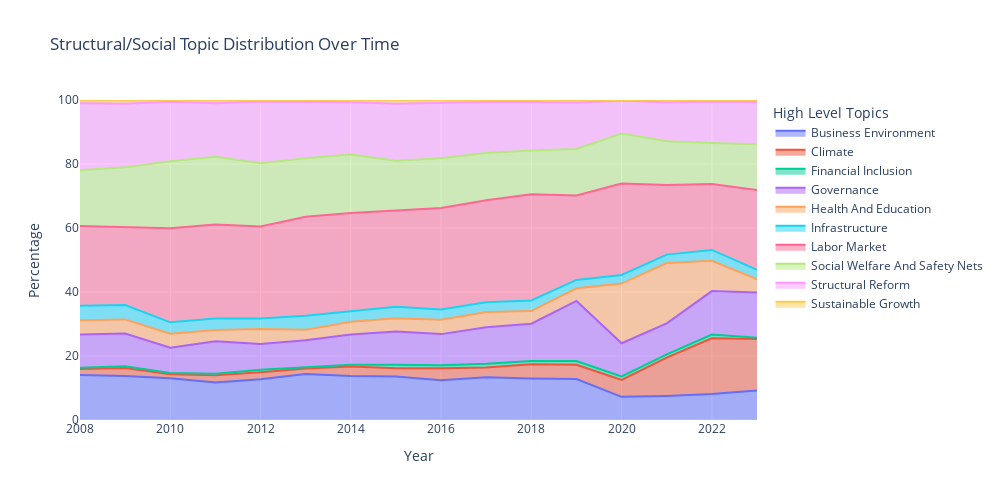

Source (notebook cell):
### Code cell
fig = px.area(collapsed_df, 
              x="Year", 
              y="File_Name", 
              color="level_1", 
              line_group="level_1",
              height=500,
              width=1000,
              title='Structural/Social Topic Distribution Over Time',
              )
fig.update_layout(legend=dict(
                            title=dict(
                                text='High Level Topics',
                                font=dict(size=14)  # Optional: set the font size
                            ),),
                        yaxis=dict(
                                    title='Percentage',  # Optional: Set the y-axis title
                                    range=[0, 100]  # Set the y-axis range from 0 to 100
                                ),
    
                    )

fig.show()

### Figure 1 — Plotly figure (JSON) as saved in the notebook; plotly's stock layout.template omitted (floating-point values rounded to 4 significant figures)
{"data": [{"fillpattern": {"shape": ""}, "hovertemplate": "level_1=Business Environment<br>Year=%{x}<br>File_Name=%{y}<extra></extra>", "legendgroup": "Business Environment", "line": {"color": "#636efa"}, "marker": {"symbol": "circle"}, "mode": "lines", "name": "Business Environment", "orientation": "v", "showlegend": true, "stackgroup": "1", "type": "scatter", "x": [2008, 2009, 2010, 2011, 2012, 2013, 2014, 2015, 2016, 2017, 2018, 2019, 2020, 2021, 2022, 2023], "xaxis": "x", "y": [14.07, 13.78, 13.05, 11.73, 12.76, 14.36, 13.71, 13.61, 12.45, 13.35, 12.95, 12.8, 7.236, 7.535, 8.087, 9.187], "yaxis": "y"}, {"fillpattern": {"shape": ""}, "hovertemplate": "level_1=Climate<br>Year=%{x}<br>File_Name=%{y}<extra></extra>", "legendgroup": "Climate", "line": {"color": "#EF553B"}, "marker": {"symbol": "circle"}, "mode": "lines", "name": "Climate", "orientation": "v", "showlegend": true, "stackgroup": "1", "type": "scatter", "x": [2008, 2009, 2010, 2011, 2012, 2013, 2014, 2015, 2016, 2017, 2018, 2019, 2020, 2021, 2022, 2023], "xaxis": "x", "y": [1.846, 2.493, 1.283, 2.228, 2.166, 1.7, 2.973, 2.549, 3.736, 3.027, 4.483, 4.448, 5.318, 11.98, 17.46, 16.11], "yaxis": "y"}, {"fillpattern": {"shape": ""}, "hovertemplate": "level_1=Financial Inclusion<br>Year=%{x}<br>File_Name=%{y}<extra></extra>", "legendgroup": "Financial Inclusion", "line": {"color": "#00cc96"}, "marker": {"symbol": "circle"}, "mode": "lines", "name": "Financial Inclusion", "orientation": "v", "showlegend": true, "stackgroup": "1", "type": "scatter", "x": [2008, 2009, 2010, 2011, 2012, 2013, 2014, 2015, 2016, 2017, 2018, 2019, 2020, 2021, 2022, 2023], "xaxis": "x", "y": [0.4456, 0.554, 0.3538, 0.5002, 0.7483, 0.4533, 0.5945, 1.137, 0.934, 1.182, 0.9888, 1.153, 1.046, 1.01, 1.186, 0.4267], "yaxis": "y"}, {"fillpattern": {"shape": ""}, "hovertemplate": "level_1=Governance<br>Year=%{x}<br>File_Name=%{y}<extra></extra>", "legendgroup": "Governance", "line": {"color": "#ab63fa"}, "marker": {"symbol": "circle"}, "mode": "lines", "name": "Governance", "orientation": "v", "showlegend": true, "stackgroup": "1", "type": "scatter", "x": [2008, 2009, 2010, 2011, 2012, 2013, 2014, 2015, 2016, 2017, 2018, 2019, 2020, 2021, 2022, 2023], "xaxis": "x", "y": [10.38, 10.18, 7.873, 10.14, 8.074, 8.425, 9.433, 10.35, 9.714, 11.44, 11.67, 18.8, 10.37, 9.657, 13.56, 14.11], "yaxis": "y"}, {"fillpattern": {"shape": ""}, "hovertemplate": "level_1=Health And Education<br>Year=%{x}<br>File_Name=%{y}<extra></extra>", "legendgroup": "Health And Education", "line": {"color": "#FFA15A"}, "marker": {"symbol": "circle"}, "mode": "lines", "name": "Health And Education", "orientation": "v", "showlegend": true, "stackgroup": "1", "type": "scatter", "x": [2008, 2009, 2010, 2011, 2012, 2013, 2014, 2015, 2016, 2017, 2018, 2019, 2020, 2021, 2022, 2023], "xaxis": "x", "y": [4.456, 4.432, 4.423, 3.502, 4.726, 3.249, 3.964, 4.157, 4.483, 4.756, 3.955, 3.93, 18.66, 18.87, 9.443, 4.242], "yaxis": "y"}, {"fillpattern": {"shape": ""}, "hovertemplate": "level_1=Infrastructure<br>Year=%{x}<br>File_Name=%{y}<extra></extra>", "legendgroup": "Infrastructure", "line": {"color": "#19d3f3"}, "marker": {"symbol": "circle"}, "mode": "lines", "name": "Infrastructure", "orientation": "v", "showlegend": true, "stackgroup": "1", "type": "scatter", "x": [2008, 2009, 2010, 2011, 2012, 2013, 2014, 2015, 2016, 2017, 2018, 2019, 2020, 2021, 2022, 2023], "xaxis": "x", "y": [4.519, 4.501, 3.538, 3.638, 3.23, 4.382, 3.329, 3.608, 3.176, 3.056, 3.329, 2.636, 2.703, 2.626, 3.414, 2.861], "yaxis": "y"}, {"fillpattern": {"shape": ""}, "hovertemplate": "level_1=Labor Market<br>Year=%{x}<br>File_Name=%{y}<extra></extra>", "legendgroup": "Labor Market", "line": {"color": "#FF6692"}, "marker": {"symbol": "circle"}, "mode": "lines", "name": "Labor Market", "orientation": "v", "showlegend": true, "stackgroup": "1", "type": "scatter", "x": [2008, 2009, 2010, 2011, 2012, 2013, 2014, 2015, 2016, 2017, 2018, 2019, 2020, 2021, 2022, 2023], "xaxis": "x", "y": [24.89, 24.24, 29.37, 29.38, 28.75, 30.98, 30.68, 30.08, 31.76, 31.85, 33.19, 26.38, 28.6, 21.74, 20.61, 24.9], "yaxis": "y"}, {"fillpattern": {"shape": ""}, "hovertemplate": "level_1=Social Welfare And Safety Nets<br>Year=%{x}<br>File_Name=%{y}<extra></extra>", "legendgroup": "Social Welfare And Safety Nets", "line": {"color": "#B6E880"}, "marker": {"symbol": "circle"}, "mode": "lines", "name": "Social Welfare And Safety Nets", "orientation": "v", "showlegend": true, "stackgroup": "1", "type": "scatter", "x": [2008, 2009, 2010, 2011, 2012, 2013, 2014, 2015, 2016, 2017, 2018, 2019, 2020, 2021, 2022, 2023], "xaxis": "x", "y": [17.44, 18.77, 21.01, 21.15, 19.77, 18.25, 18.27, 15.49, 15.57, 14.79, 13.68, 14.52, 15.61, 13.7, 12.78, 14.33], "yaxis": "y"}, {"fillpattern": {"shape": ""}, "hovertemplate": "level_1=Structural Reform<br>Year=%{x}<br>File_Name=%{y}<extra></extra>", "legendgroup": "Structural Reform", "line": {"color": "#FF97FF"}, "marker": {"symbol": "circle"}, "mode": "lines", "name": "Structural Reform", "orientation": "v", "showlegend": true, "stackgroup": "1", "type": "scatter", "x": [2008, 2009, 2010, 2011, 2012, 2013, 2014, 2015, 2016, 2017, 2018, 2019, 2020, 2021, 2022, 2023], "xaxis": "x", "y": [20.94, 19.88, 18.58, 16.73, 19.3, 17.53, 16.33, 17.84, 17.31, 15.88, 15.1, 14.47, 10.29, 12.12, 13.03, 13.23], "yaxis": "y"}, {"fillpattern": {"shape": ""}, "hovertemplate": "level_1=Sustainable Growth<br>Year=%{x}<br>File_Name=%{y}<extra></extra>", "legendgroup": "Sustainable Growth", "line": {"color": "#FECB52"}, "marker": {"symbol": "circle"}, "mode": "lines", "name": "Sustainable Growth", "orientation": "v", "showlegend": true, "stackgroup": "1", "type": "scatter", "x": [2008, 2009, 2010, 2011, 2012, 2013, 2014, 2015, 2016, 2017, 2018, 2019, 2020, 2021, 2022, 2023], "xaxis": "x", "y": [1.018, 1.177, 0.5307, 1.0, 0.4726, 0.68, 0.7134, 1.176, 0.8717, 0.663, 0.6592, 0.8473, 0.1744, 0.7677, 0.4358, 0.6024], "yaxis": "y"}], "layout": {"height": 500, "legend": {"title": {"font": {"size": 14}, "text": "High Level Topics"}, "tracegroupgap": 0}, "title": {"text": "Structural/Social Topic Distribution Over Time"}, "width": 1000, "xaxis": {"anchor": "y", "domain": [0, 1], "title": {"text": "Year"}}, "yaxis": {"anchor": "x", "domain": [0, 1], "range": [0, 100], "title": {"text": "Percentage"}}}}
